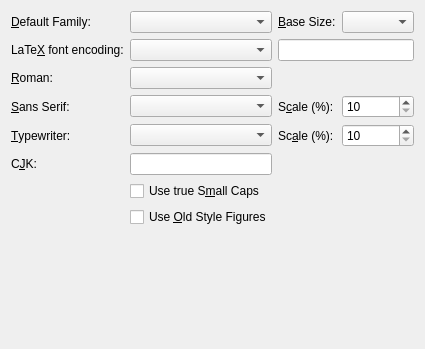
<ui version="4.0">
 <class>FontUi</class>
 <widget class="QWidget" name="FontUi">
  <property name="geometry">
   <rect>
    <x>0</x>
    <y>0</y>
    <width>404</width>
    <height>349</height>
   </rect>
  </property>
  <property name="windowTitle">
   <string>FontUi</string>
  </property>
  <layout class="QGridLayout" name="gridLayout">
   <item row="0" column="0">
    <widget class="QLabel" name="fontsDefaultLA">
     <property name="text">
      <string>&amp;Default Family:</string>
     </property>
     <property name="buddy">
      <cstring>fontsDefaultCO</cstring>
     </property>
    </widget>
   </item>
   <item row="0" column="1">
    <widget class="QComboBox" name="fontsDefaultCO">
     <property name="toolTip">
      <string>Select the default family for the document</string>
     </property>
    </widget>
   </item>
   <item row="0" column="2">
    <widget class="QLabel" name="TextLabel2_2">
     <property name="text">
      <string>&amp;Base Size:</string>
     </property>
     <property name="buddy">
      <cstring>fontsizeCO</cstring>
     </property>
    </widget>
   </item>
   <item row="0" column="3">
    <widget class="QComboBox" name="fontsizeCO">
     <property name="toolTip">
      <string/>
     </property>
    </widget>
   </item>
   <item row="1" column="0">
    <widget class="QLabel" name="fontencLA">
     <property name="text">
      <string>LaTe&amp;X font encoding:</string>
     </property>
     <property name="buddy">
      <cstring>fontencCO</cstring>
     </property>
    </widget>
   </item>
   <item row="1" column="1">
    <widget class="QComboBox" name="fontencCO"/>
   </item>
   <item row="1" column="2" colspan="2">
    <widget class="QLineEdit" name="fontencLE">
     <property name="toolTip">
      <string>Specify the font encoding (e.g., T1).</string>
     </property>
    </widget>
   </item>
   <item row="2" column="0">
    <widget class="QLabel" name="fontsRomanLA">
     <property name="text">
      <string>&amp;Roman:</string>
     </property>
     <property name="buddy">
      <cstring>fontsRomanCO</cstring>
     </property>
    </widget>
   </item>
   <item row="2" column="1">
    <widget class="QComboBox" name="fontsRomanCO">
     <property name="toolTip">
      <string>Select the roman (serif) typeface</string>
     </property>
    </widget>
   </item>
   <item row="3" column="0">
    <widget class="QLabel" name="fontsSansLA">
     <property name="text">
      <string>&amp;Sans Serif:</string>
     </property>
     <property name="buddy">
      <cstring>fontsSansCO</cstring>
     </property>
    </widget>
   </item>
   <item row="3" column="1">
    <widget class="QComboBox" name="fontsSansCO">
     <property name="toolTip">
      <string>Select the Sans Serif (grotesque) typeface</string>
     </property>
    </widget>
   </item>
   <item row="3" column="2">
    <widget class="QLabel" name="scaleSansLA">
     <property name="text">
      <string>S&amp;cale (%):</string>
     </property>
     <property name="buddy">
      <cstring>scaleSansSB</cstring>
     </property>
    </widget>
   </item>
   <item row="3" column="3">
    <widget class="QSpinBox" name="scaleSansSB">
     <property name="toolTip">
      <string>Scale the Sans Serif font to match the base font's dimensions</string>
     </property>
     <property name="minimum">
      <number>10</number>
     </property>
     <property name="maximum">
      <number>200</number>
     </property>
    </widget>
   </item>
   <item row="4" column="0">
    <widget class="QLabel" name="fontsTypewriterLA">
     <property name="text">
      <string>&amp;Typewriter:</string>
     </property>
     <property name="buddy">
      <cstring>fontsTypewriterCO</cstring>
     </property>
    </widget>
   </item>
   <item row="4" column="1">
    <widget class="QComboBox" name="fontsTypewriterCO">
     <property name="toolTip">
      <string>Select the typewriter (monospaced) typeface</string>
     </property>
    </widget>
   </item>
   <item row="4" column="2">
    <widget class="QLabel" name="scaleTypewriterLA">
     <property name="text">
      <string>Sc&amp;ale (%):</string>
     </property>
     <property name="buddy">
      <cstring>scaleTypewriterSB</cstring>
     </property>
    </widget>
   </item>
   <item row="4" column="3">
    <widget class="QSpinBox" name="scaleTypewriterSB">
     <property name="toolTip">
      <string>Scale the Typewriter font to match the base font's dimensions</string>
     </property>
     <property name="minimum">
      <number>10</number>
     </property>
     <property name="maximum">
      <number>200</number>
     </property>
    </widget>
   </item>
   <item row="5" column="0">
    <widget class="QLabel" name="cjkFontLA">
     <property name="text">
      <string>C&amp;JK:</string>
     </property>
     <property name="buddy">
      <cstring>cjkFontLE</cstring>
     </property>
    </widget>
   </item>
   <item row="5" column="1">
    <widget class="QLineEdit" name="cjkFontLE">
     <property name="toolTip">
      <string>Input the font to be used for Chinese, Japanese or Korean (CJK) script</string>
     </property>
    </widget>
   </item>
   <item row="6" column="1">
    <widget class="QCheckBox" name="fontScCB">
     <property name="toolTip">
      <string>Use a real small caps shape, if the font provides one</string>
     </property>
     <property name="text">
      <string>Use true S&amp;mall Caps</string>
     </property>
    </widget>
   </item>
   <item row="7" column="1">
    <widget class="QCheckBox" name="fontOsfCB">
     <property name="toolTip">
      <string>Use old style instead of lining figures</string>
     </property>
     <property name="text">
      <string>Use &amp;Old Style Figures</string>
     </property>
    </widget>
   </item>
   <item row="8" column="1">
    <spacer name="verticalSpacer">
     <property name="orientation">
      <enum>Qt::Vertical</enum>
     </property>
     <property name="sizeHint" stdset="0">
      <size>
       <width>20</width>
       <height>126</height>
      </size>
     </property>
    </spacer>
   </item>
  </layout>
 </widget>
 <layoutdefault spacing="6" margin="11"/>
 <tabstops>
  <tabstop>fontsDefaultCO</tabstop>
  <tabstop>fontsizeCO</tabstop>
  <tabstop>fontsSansCO</tabstop>
  <tabstop>scaleSansSB</tabstop>
  <tabstop>fontsTypewriterCO</tabstop>
  <tabstop>scaleTypewriterSB</tabstop>
  <tabstop>fontsRomanCO</tabstop>
  <tabstop>fontScCB</tabstop>
  <tabstop>fontOsfCB</tabstop>
 </tabstops>
 <includes>
  <include location="local">qt_i18n.h</include>
 </includes>
 <resources/>
 <connections/>
</ui>
